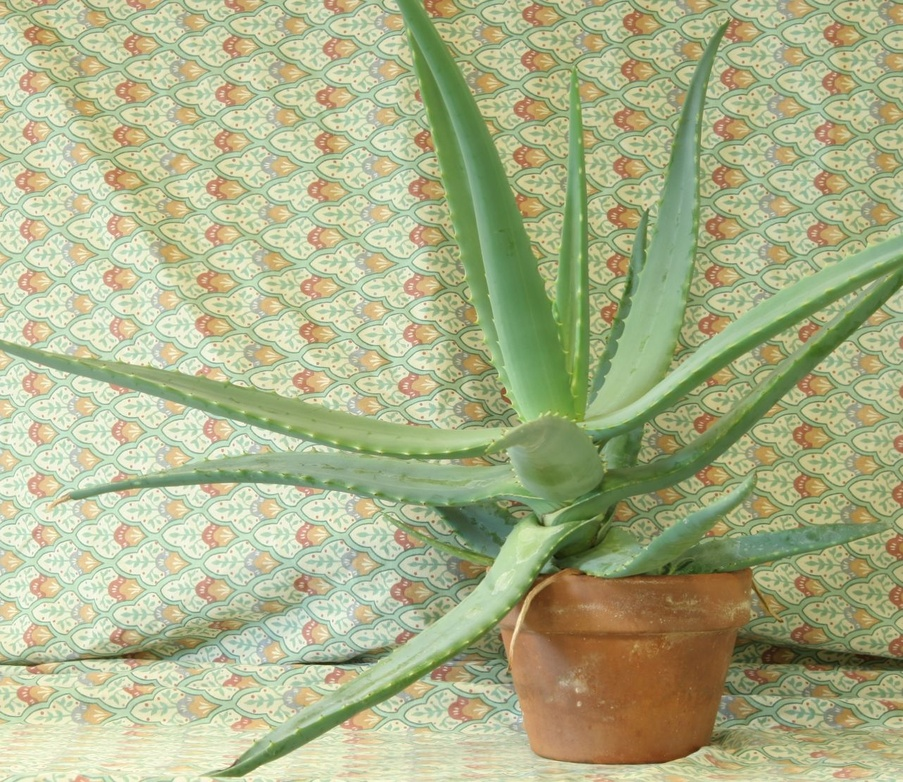
//> input picture 08_3D_vision/08_01_disparity/data/aloeL.jpg, 903 x 782 px, shrunk from 1282 x 1110 before the run
$ ./main ../../08_3D_vision/08_01_disparity/data/aloeL.jpg   (built with g++ and OpenCV 4)
//> lines starting //> are read from the running program, lines starting //| are printed output that depends on the picture; after the words box and inside, x2 and y2 are one past the last pixel; in counts of white or black regions, pixels touching at a corner belong together
/**
 * @file main.cpp
 * @brief Hough Line Transform detection using Standard and Probabilistic methods
 * @author José Miguel Guerrero Hernández
 * @note The Hough Transform is a feature extraction technique used to detect lines.
 *       It transforms points in (x,y) space to lines in (rho,theta) parameter space.
 *       Standard Hough: detects infinite lines using (rho, theta) representation
 *       Probabilistic Hough: more efficient, returns finite line segments
 */

#include <cstdlib>
#include <opencv2/imgcodecs.hpp>
#include <opencv2/highgui.hpp>
#include <opencv2/imgproc.hpp>
#include <iostream>
#include <vector>

int main(int argc, char ** argv)
{
  // Load input image
  // Command-line arguments; --help prints the usage
  cv::CommandLineParser parser(argc, argv,
    "{help h | | Show this help message}"
    "{@input | ../../data/chess.jpg | Input file}");
  if (parser.has("help")) {
    parser.printMessage();
    return EXIT_SUCCESS;
  }
  const std::string image_path = parser.get<std::string>("@input");

  // Without this, a malformed value (--frames=xyz) is reported by the parser
  // but the example carries on with the default, which is the hardest kind
  // of failure to diagnose. Note it validates values, not option names:
  // cv::CommandLineParser ignores an unknown option without complaining
  if (!parser.check()) {
    parser.printErrors();
    return EXIT_FAILURE;
  }
  cv::Mat src = cv::imread(cv::samples::findFile(image_path, false), cv::IMREAD_COLOR);
//> src is the input picture: 782 rows x 903 cols, CV_8UC3; mean B, G, R 136.7, 177.2, 171.2

  if (src.empty()) {
    std::cerr << "Error: Could not open or find the image!" << std::endl;
    std::cerr << "Path: " << image_path << std::endl;
    std::cerr << "Usage: " << argv[0] << " <Input image>" << std::endl;
    return EXIT_FAILURE;
  }

  // ========================================
  // Preprocessing
  // ========================================

  // Convert to grayscale (Canny requires single-channel image)
  cv::Mat gray;
  cv::cvtColor(src, gray, cv::COLOR_BGR2GRAY);
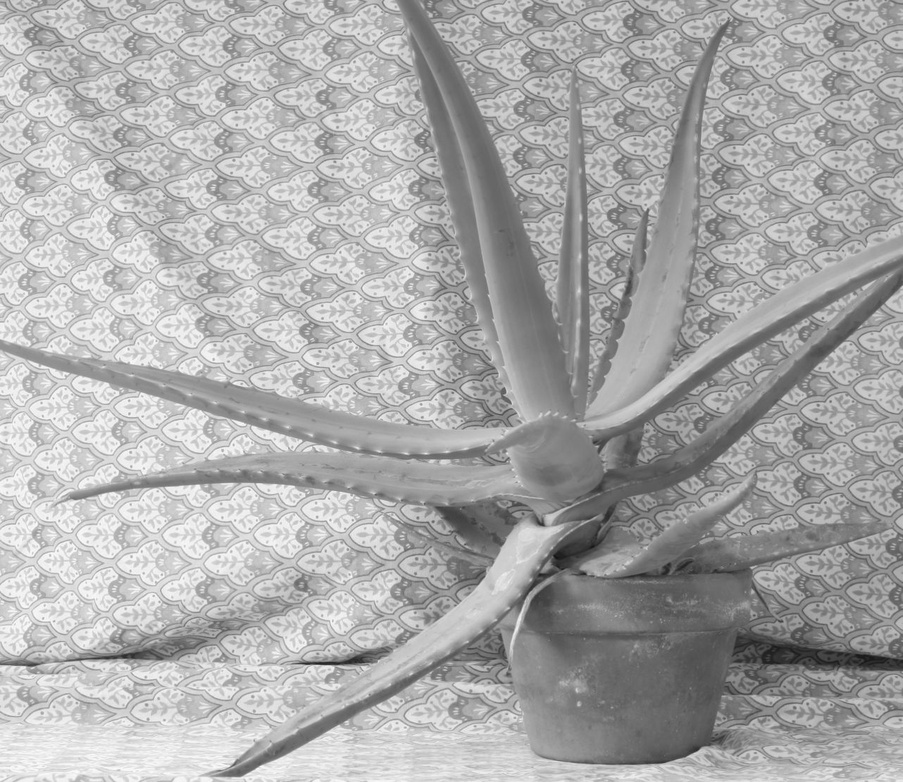
//> gray: 782 rows x 903 cols, CV_8UC1; min 18, max 253, mean 170.8

  // Canny edge detection as preprocessing for Hough Transform
  // The Hough Transform works on binary edge images (white edges on black background)
  cv::Mat edges;
  cv::Canny(gray, edges, 50, 200, 3);
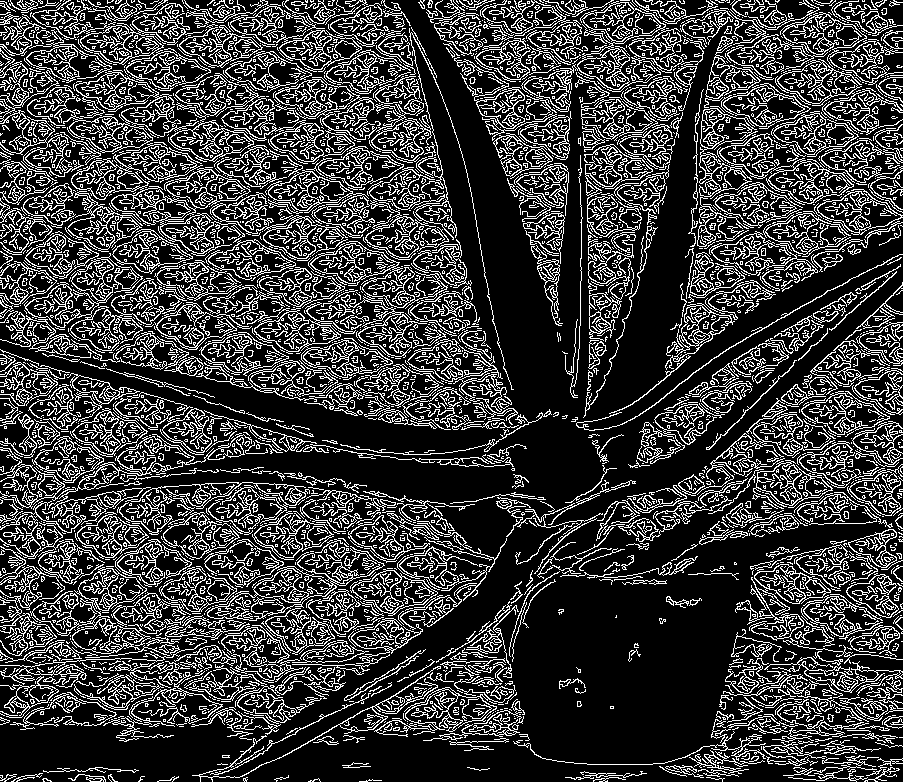
//> edges: 782 rows x 903 cols, CV_8UC1; 23.1% white in thin lines or dots

  // Convert edge image to BGR for colored line visualization
  cv::Mat standard_hough_result, probabilistic_hough_result;
  cv::cvtColor(edges, standard_hough_result, cv::COLOR_GRAY2BGR);
//> standard_hough_result: 782 rows x 903 cols, CV_8UC3; 23.1% white in thin lines or dots
  probabilistic_hough_result = standard_hough_result.clone();

  // ========================================
  // Method 1: Standard Hough Line Transform
  // ========================================

  // cv::HoughLines(image, lines, rho, theta, threshold, srn, stn)
  // Detects infinite lines in parameter space (rho, theta)
  // Parameters:
  //   image: 8-bit, single-channel binary source image (edge map)
  //   lines: output vector of lines as (rho, theta) pairs
  //     rho: perpendicular distance from origin to the line
  //     theta: angle of the perpendicular in radians [0, π]
  //   rho: distance resolution in pixels (1 pixel)
  //   theta: angle resolution in radians (1° = CV_PI/180)
  //   threshold: accumulator threshold - minimum votes to detect line (200)
  //   srn, stn: for multi-scale Hough transform (0 = disabled)
  std::vector<cv::Vec2f> lines;
  cv::HoughLines(edges, lines, 1, CV_PI / 180, 200, 0, 0);
//> lines = 14746 lines (rho, theta), first 12: [-33, 2.36], [523, 0.79], [-62, 2.36], [-57, 2.36], [-71, 2.36], [-69, 2.36], [-54, 2.36], [537, 0.79], [486, 0.79], [465, 0.79], [600, 0.79], [-74, 2.36]

  // Draw detected lines on the image
  // Lines are in (rho, theta) polar form - convert to Cartesian endpoints
  // Line equation: x*cos(θ) + y*sin(θ) = ρ
  for (size_t i = 0; i < lines.size(); i++) {
    float rho = lines[i][0], theta = lines[i][1];
    cv::Point pt1, pt2;
    double a = std::cos(theta), b = std::sin(theta);
    double x0 = a * rho, y0 = b * rho;  // Point on the line closest to origin
    // (cos t, sin t) is the line's NORMAL direction, so (-sin t, cos t) is
    // its DIRECTION vector. Walking +-1000 px along it from (x0, y0) gives
    // two endpoints guaranteed to be outside the image, so the drawn
    // segment always crosses the full view
    pt1.x = cvRound(x0 + 1000 * (-b));
    pt1.y = cvRound(y0 + 1000 * (a));
    pt2.x = cvRound(x0 - 1000 * (-b));
    pt2.y = cvRound(y0 - 1000 * (a));
    cv::line(standard_hough_result, pt1, pt2, cv::Scalar(0, 0, 255), 3, cv::LINE_AA);
  }
//> this loop made 14746 passes
//> (rho, theta, a, x0, y0) on passes 1 to 3: (-33, 2.36, -0.707, 23.33, -23.33), (523, 0.785, 0.707, 369.8, 369.8), (-62, 2.36, -0.707, 43.84, -43.84)
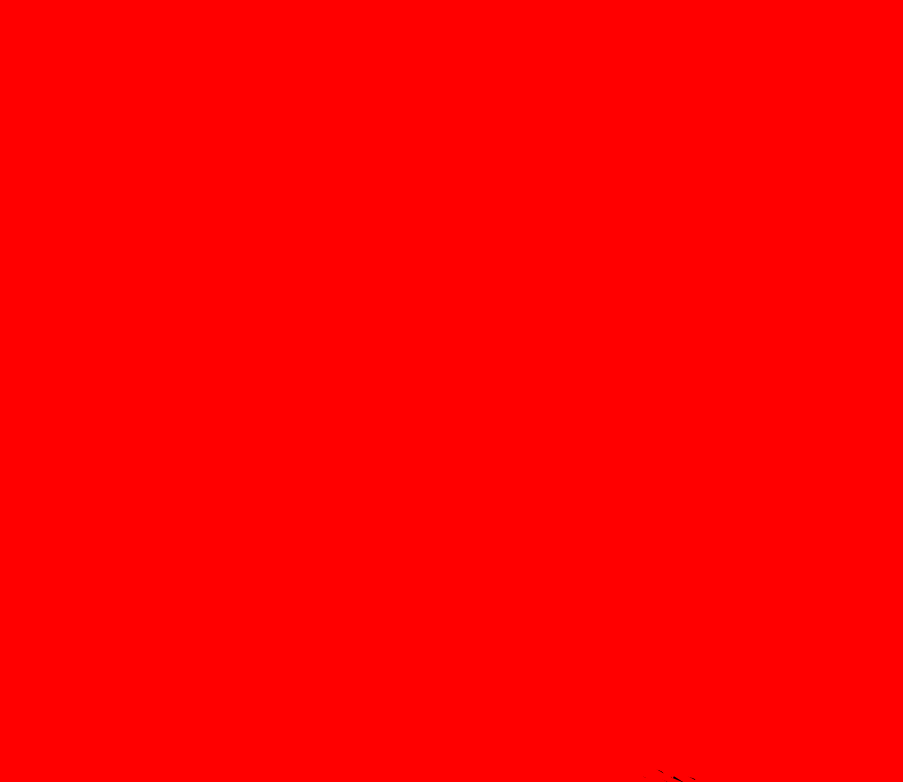
//> standard_hough_result: 782 rows x 903 cols, CV_8UC3; mean B, G, R 0, 0, 255

  // ========================================
  // Method 2: Probabilistic Hough Line Transform
  // ========================================

  // cv::HoughLinesP(image, lines, rho, theta, threshold, minLineLength, maxLineGap)
  // More efficient variant that returns finite line segments with endpoints
  // Parameters:
  //   lines: output vector of line segments as (x1, y1, x2, y2)
  //   threshold: accumulator threshold (50 votes)
  //   minLineLength: minimum length of line segment to detect (50 pixels)
  //   maxLineGap: maximum gap between points to join as single line (10 pixels)
  std::vector<cv::Vec4i> linesP;
  cv::HoughLinesP(edges, linesP, 1, CV_PI / 180, 50, 50, 10);
//> linesP = 2463 lines (x1, y1, x2, y2), first 8: [321, 223, 523, 425], [728, 681, 826, 779], [301, 363, 451, 213], [97, 6, 339, 248], [372, 397, 472, 297], [145, 701, 268, 578], [319, 404, 461, 262], [34, 705, 166, 573]

  // Draw detected line segments
  // Each line is already represented as (x1, y1, x2, y2) endpoints - no conversion needed
  for (size_t i = 0; i < linesP.size(); i++) {
    cv::Vec4i l = linesP[i];
    cv::line(probabilistic_hough_result, cv::Point(l[0], l[1]), cv::Point(l[2], l[3]),
             cv::Scalar(0, 0, 255), 3, cv::LINE_AA);
  }
//> this loop made 2463 passes
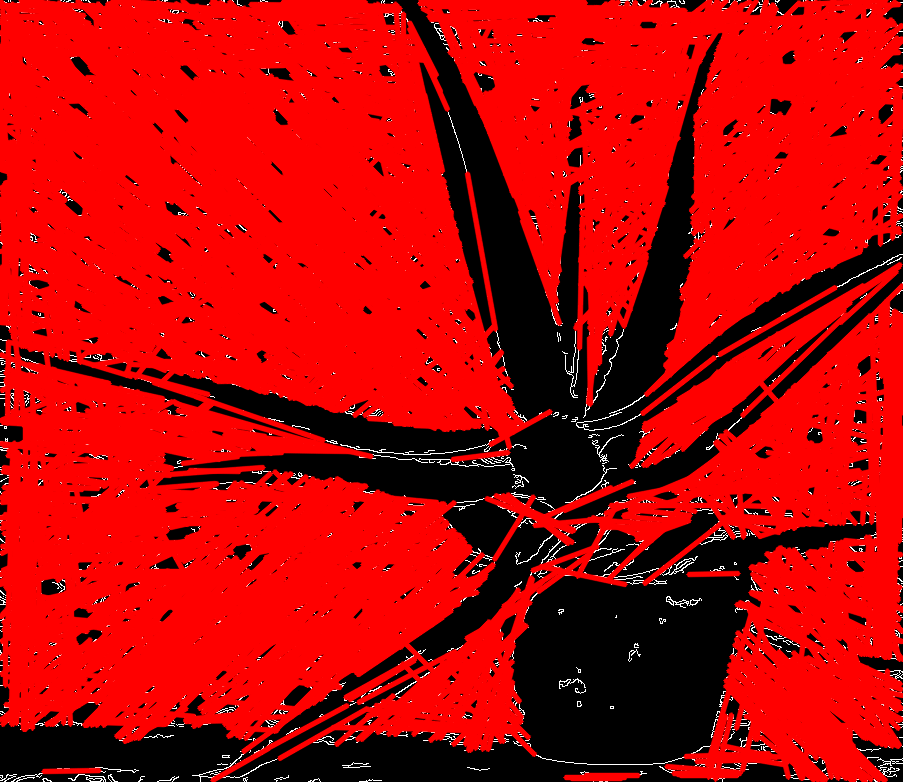
//> probabilistic_hough_result: 782 rows x 903 cols, CV_8UC3; mean B, G, R 3.6, 3.6, 185.6

  // Display results
  cv::imshow("1. Original", src);
  cv::imshow("2. Grayscale", gray);
  cv::imshow("3. Edges (Canny)", edges);
  cv::imshow("4. Standard Hough Lines", standard_hough_result);
  cv::imshow("5. Probabilistic Hough Lines", probabilistic_hough_result);

  // Wait for user input and exit
  cv::waitKey(0);
  return EXIT_SUCCESS;
}
